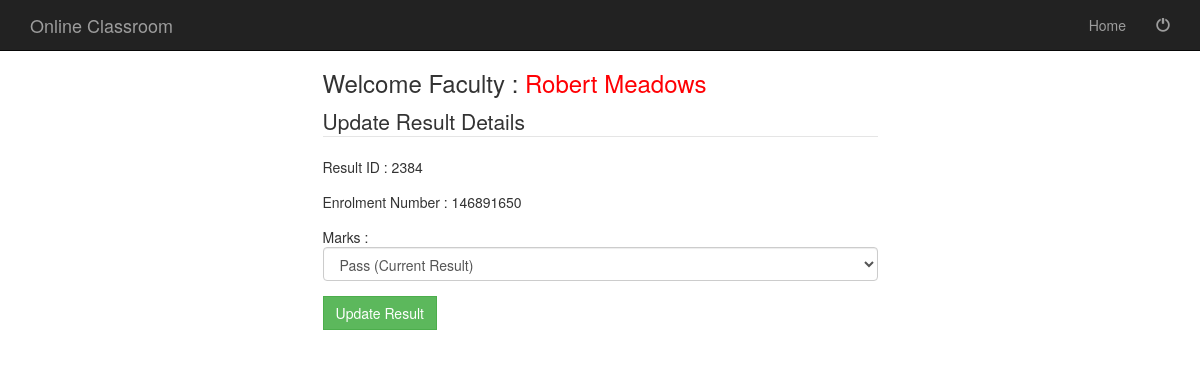
The page /updateresultdetails.php?editid=2384 (signed in) on the database its author committed.
### tables this page shows
CREATE TABLE `result` (
  `RsID` bigint(20) NOT NULL,
  `Eno` varchar(20) NOT NULL,
  `Ex_ID` int(10) NOT NULL,
  `Marks` varchar(20) NOT NULL
);

### updateresultdetails.php (the view, shortened to what this page needs)
<?php
$fname = $_SESSION[ "fname" ];
?>
<?php include('fhead.php');  ?>
<div class="container">
	<div class="row">
		<div class="col-md-3"></div>
		<div class="col-md-6">
			<h3> Welcome Faculty : <a href="welcomefaculty.php" ><span style="color:#FF0004"> <?php echo $fname; ?></span></a> </h3>
			<?php
			include('database.php');
			$editid=$_GET['editid'];
			$sql="select * from result where RsID=$editid";
			$result=mysqli_query($connect,$sql);
			while($row=mysqli_fetch_array($result))
			{
			?>
			<form action="" method="POST" name="update">
				<fieldset>
					<legend>Update Result Details</legend>
					<div class="form-group">
						Result ID :
						<?php echo $row['RsID']; ?>
					</div>
					<div class="form-group">
						Enrolment Number :
						<?php echo $row['Eno']; ?>
					</div>
					<div class="form-group">
						Marks :
						<select class="form-control" value="" name="marks" required>
							<option value="<?PHP echo $row['Marks'];?>"><?PHP echo $row['Marks'];?> (Current Result)</option>
						</select>
					</div>
					<div class="form-group">
						<input type="submit" value="Update Result" name="update" class="btn btn-success" style="border-radius:0%">
					</div>
					<?php
					}
					?>
				</fieldset>
			</form>
		</div>
		<div class="col-md-3"></div>
	</div>
	<?php include('allfoot.php');  ?>

### css/modern-business.css (style rules this page uses)
html, body { height: 100%; }
body { padding-top: 50px; }

### rows shown on the page
result: RsID "2384", Eno "146891650", marks "Pass (Current Result)"

### other values the page prints
$fname "Robert Meadows"
